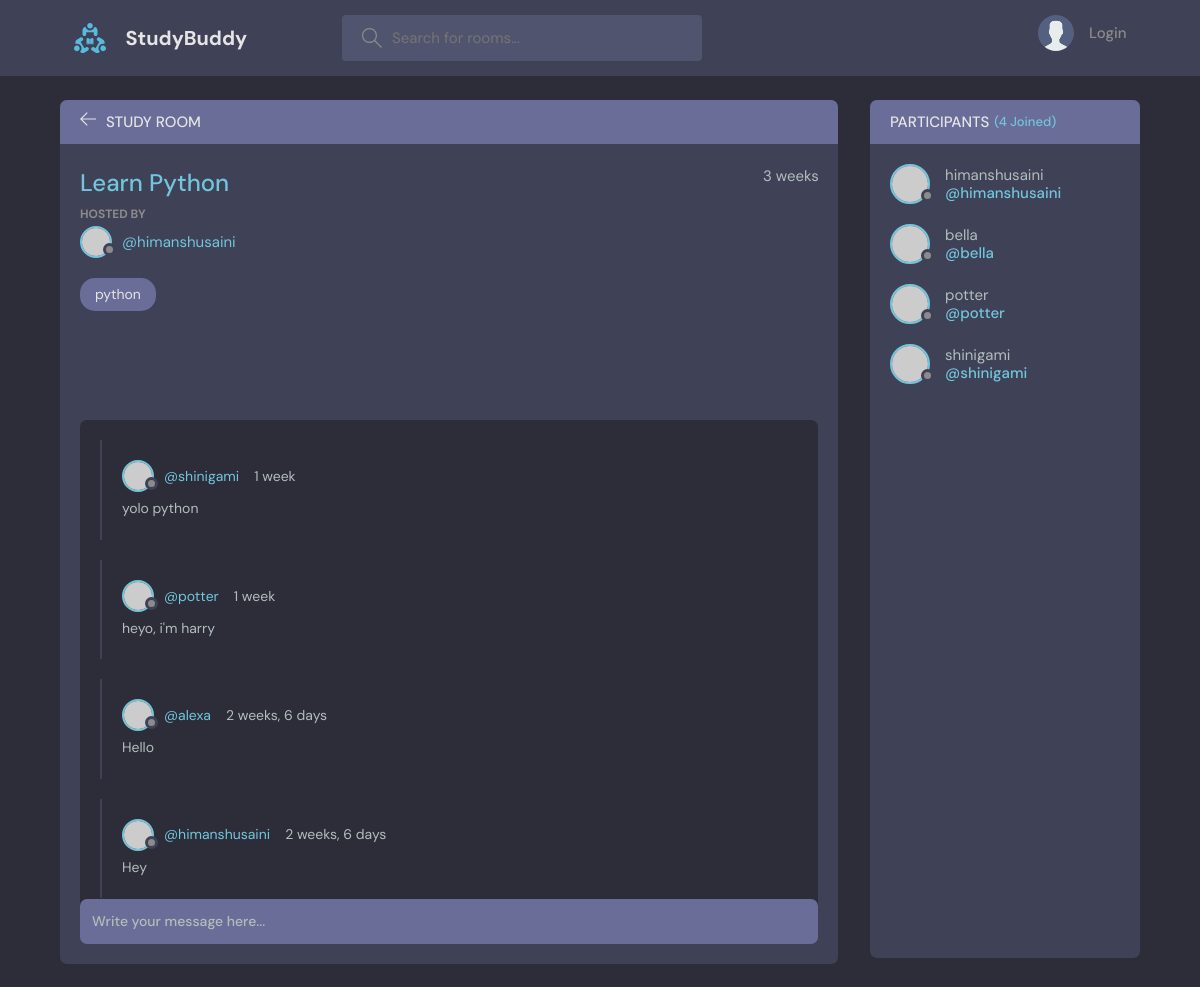
The page /room/1/ on the database its author committed.
### base/models.py (models this page shows, shortened)
class Room(models.Model):
    host = models.ForeignKey(User, on_delete=models.SET_NULL, null=True)
    topic = models.ForeignKey(Topic, on_delete=models.SET_NULL, null=True)
    name = models.CharField(max_length=200)
    description = models.TextField(null=True, blank=True)
    participants = models.ManyToManyField(User, related_name='participants')
    updated = models.DateTimeField(auto_now = True)
    created = models.DateTimeField(auto_now_add=True)
    class Meta:
        ordering = ['-updated','-created']

class Topic(models.Model):
    name = models.CharField(max_length=200)
    def __str__(self):
        return self.name

class Message(models.Model):
    user = models.ForeignKey(User, on_delete=models.CASCADE)
    room = models.ForeignKey(Room, on_delete=models.CASCADE)
    body = models.TextField()
    updated = models.DateTimeField(auto_now = True)
    created = models.DateTimeField(auto_now_add=True)
    class Meta:
        ordering = ['-updated','-created']

### base/views.py (the view, shortened to what this page needs)
# urls.py: path('room/<int:pk>/', views.room, name='room'),
def room(request,pk):
    room = Room.objects.get(id=pk)
    roomMessages = room.message_set.all()
    participants = room.participants.all()
    context = {'room':room , 'roomMessages':roomMessages, 'participants':participants}
    return render(request,'base/room.html',context)

### base/templates/base/room.html (shortened to what this page needs)
{% extends 'main.html' %}
{% block content %}
    <main class="profile-page layout layout--2">
      <div class="container">
        <div class="room">
          <div class="room__top">
            <div class="room__topLeft">
              <a href="{% url 'home' %}">
                <svg version="1.1" xmlns="http://www.w3.org/2000/svg" width="32" height="32" viewBox="0 0 32 32">
                  <title>arrow-left</title>
                  <path
                    d="M13.723 2.286l-13.723 13.714 13.719 13.714 1.616-1.611-10.96-10.96h27.625v-2.286h-27.625l10.965-10.965-1.616-1.607z"
                  ></path>
                </svg>
              </a>
              <h3>Study Room</h3>
            </div>
          </div>
          <div class="room__box scroll">
            <div class="room__header scroll">
              <div class="room__info">
                <h3>{{room.name}}</h3>
                <span>{{room.created|timesince}}</span>
              </div>
              <div class="room__hosted">
                <p>Hosted By</p>
                <a href="{% url 'user-profile' room.host.id %}" class="room__author">
                  <div class="avatar avatar--small">
                    <img src="https://randomuser.me/api/portraits/men/37.jpg" />
                  </div>
                  <span>@{{room.host.username}}</span>
                </a>
              </div>
              <span class="room__topics">{{room.topic}}</span>
            </div>
            <div class="room__conversation">
              <div class="threads scroll">
                {% for thread in roomMessages %}
                <div class="thread">
                  <div class="thread__top">
                    <div class="thread__author">
                      <a href="{% url 'user-profile' thread.user.id %}" class="thread__authorInfo">
                        <div class="avatar avatar--small">
                          <img src="https://randomuser.me/api/portraits/men/37.jpg" />
                        </div>
                        <span>@{{thread.user.username}}</span>
                      </a>
                      <span class="thread__date">{{thread.created | timesince}}</span>
                    </div>
                  </div>
                  <div class="thread__details">
                    {{thread.body}}
                  </div>
                </div>
                {% endfor %}
              </div>
            </div>
          </div>
          <div class="room__message">
            <form action="" method="POST">
              <input name="body" placeholder="Write your message here..." /></form>
          </div>
        </div>
        <div class="participants">
          <h3 class="participants__top">Participants <span>({{participants.count}} Joined)</span></h3>
          <div class="participants__list scroll">
            {% for participant in participants %}
            <a href="{% url 'user-profile' participant.id %}" class="participant">
              <div class="avatar avatar--medium">
                <img src="https://randomuser.me/api/portraits/men/37.jpg" />
              </div>
              <p>
                {{participant.username}}
                <span>@{{participant.username}}</span>
              </p>
            </a>
            {% endfor %}
          </div>
        </div>
      </div>
    </main>
{% endblock content %}

### rows shown on the page
Room: name "Learn Python", created "3 weeks", host.username "himanshusaini", topic "python"
Message: user.username "shinigami", created "1 week", body "yolo python"
Message: user.username "potter", created "1 week", body "heyo, i'm harry"
Message: user.username "alexa", created "2 weeks, 6 days", body "Hello"
Message: user.username "himanshusaini", created "2 weeks, 6 days", body "Hey"

### other values the page prints
{{ participants.count }} "4"
{{ participant.username }} "himanshusaini"
{{ participant.username }} "bella"
{{ participant.username }} "potter"
{{ participant.username }} "shinigami"
